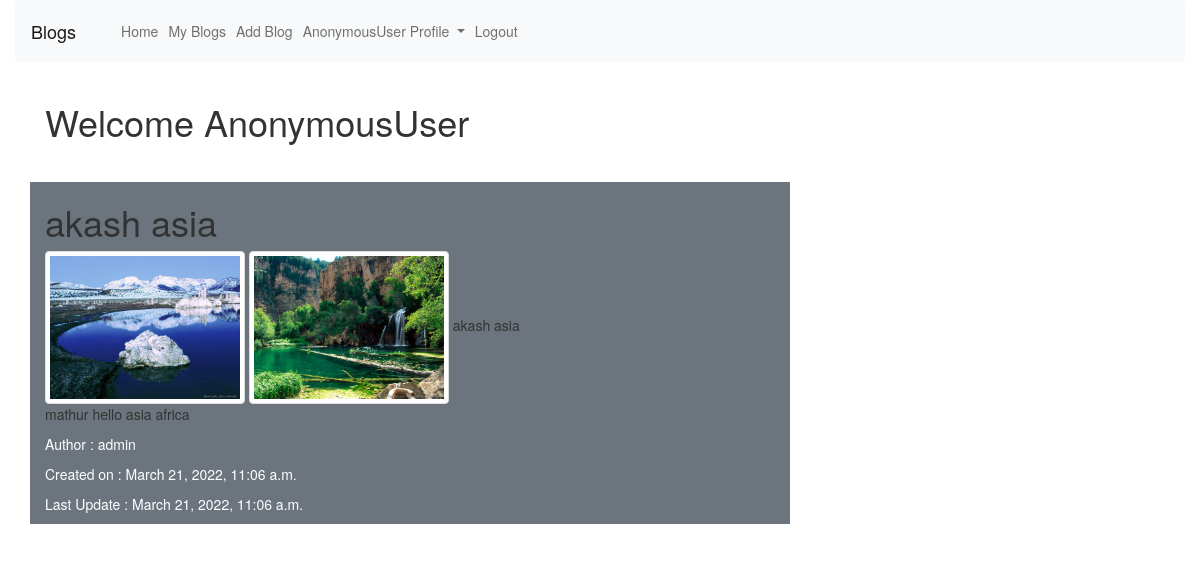
Page /view/2 on the committed database.
### blog/models.py (models this page shows)
class Blog(models.Model):
    author=models.ForeignKey(User,on_delete=models.CASCADE)
    title=models.CharField(max_length=200)
    description=models.TextField(max_length=10000)
    created_on=models.DateTimeField(auto_now_add=True)
    updated_on=models.DateTimeField(auto_now_add=True)
    def __str__(self):
        return self.title

class Images(models.Model):
    blogtitle = models.ForeignKey(Blog, default=None, on_delete=models.CASCADE)
    image = models.ImageField(upload_to="img",default="None")
    def __str__(self):
        return self.blogtitle.title

### blog/views.py (the view)
# urls.py: path('view/<int:pk>',views.viewblog,name='viewblog'),
def viewblog(request,pk):
    blog=Blog.objects.get(pk=pk)
    images=Images.objects.filter(blogtitle = blog)
    print(images)
    return render(request,'blog/viewblog.html',{'blog':blog,'images':images,'name':request.user})

### blog/templates/blog/viewblog.html (shortened to what this page needs)
{% extends 'blog/base.html' %}
{% block body %}
<div class="container">
    <h1>Welcome {{name}}</h1>
    <div class="row">
        <div class="col-md-8 bg-secondary my-5">
            <h1>
                {{blog.title}}
            </h1>
            {% for img in images %}
            <img src="{{img.image.url}}" alt="image" class="img-thumbnail" height="200px" width="200px">
            {% endfor %}
            {{blog}}
            <p>{{blog.description}}</p>
            <p class="text-white">Author : {{blog.author}}</p>
            <p class="text-white">Created on : {{blog.created_on}}</p>
            <p class="text-white">Last Update : {{blog.updated_on}}</p>
        </div>
        <div class="col-md-4">
        </div>
    </div>
</div>
    {% endblock body %}

### rows in the picture
Blog: title "akash asia", description "mathur hello asia africa", author "admin", created_on "March 21, 2022, 11:06 a.m.", updated_on "March 21, 2022, 11:06 a.m."
Images: image (picture)
Images: image (picture)

### other values in the picture
{{ name }} "AnonymousUser"
